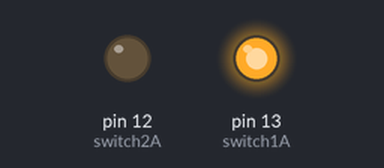
The sketch below on a simulated Arduino Uno, built with avr-gcc and run on an emulated ATmega328P. Shown: output pins drawn as LEDs (lit = HIGH).

Above: at 0.5 s.
At 2.5 s:
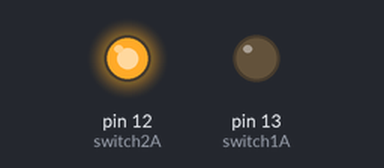
At 3.5 s:
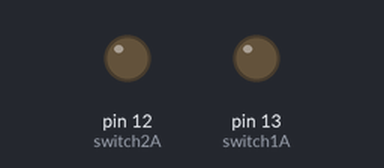
Timing chart, 0 to 5.2 s (numbered marks = the images above):
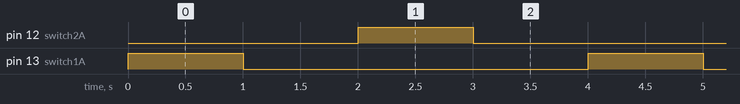

The sketch:

robocar_lesson1_motor.ino
```cpp
  //lesson 1

  //basic switching of motor direction
  //This is a simple piece of code
  //that will control the motors
  //this for the robot car with the arduino nano
  //and uno if connected properly
  // anything behind "//" is a comment!!!
  //which MEANS IT IS NOT CODE!!!

  //you can type whatever you want!!!!
  //so lets begin by giving descriptive names to
  //the pins on the nano that we will be using
//these two switches control only one motor well call it Motor A

//Motor A
int switch1A = 13; //connected on Arduino nano to pin 13
int switch2A = 12; //connected on Arduino nano to pin 12
//int https://www.arduino.cc/en/Reference/Int

//just in case you finished this
//lesson try to use the second motor
//just remove the //

//Motor B
//int switch1B = 8;
//int switch2B = 7;


void setup() {
  // put your setup code here inside the {} curly braces, to run once:
//https://www.arduino.cc/en/Reference/Setup
  //this following piece of codes lets the arduino know
  //in what way you wish to use the pins as,
  //either inputs or outputs
  //either listening for a signal
  //or sending a signal, as a switch "off or on"

  //in this case we are using the pins are
  //switches to control the motor direction
 pinMode(switch1A, OUTPUT);
 pinMode(switch2A, OUTPUT);
 //https://www.arduino.cc/en/Reference/PinMode
//and you are done setting up
}


//this following piece of the code repeats as fast as possible
//this is the main loop or the main program the arduino runs
void loop() {

  // put your main code here, to run repeatedly:
  //https://www.arduino.cc/en/Reference/Loop

//turn one motor in one direction
//https://www.arduino.cc/en/Reference/DigitalWrite

  digitalWrite(switch1A, HIGH); //1 0
  delay(1000);              // wait for a second
//now you should type what direction it goes into
//______

  //https://www.arduino.cc/en/Reference/Delay
  //Quick note on delay it stops completely the arduino
  //that means the arduino will not continue from the code until the
  //delay time period is over so if I said delay(100000);
  //the arduino would not do anyhting for a long long time

  digitalWrite(switch1A, LOW); // 0 0
  delay(1000);              // wait for a second

//now you should type what direction it goes into
//______

//now turn the opposite direction
  digitalWrite(switch2A, HIGH); //0 1
  delay(1000);              // wait for a second
  digitalWrite(switch2A, LOW); //0 0
  delay(1000);              // wait for a second
//type what direction it goes into
//______
//Basically with 2 switches you have 4 possible scenarios
//1 0 one rotation
//0 1 opposite rotation
//1 1 stop
//0 0 stop


//end code!
}
```

Measured:
- by itself, pin 12 (switch2A), pin 13 (switch1A): alternates HIGH for 1.0 s and LOW for 3.0 s
- by itself, everything shown: repeats every 4.0 s, in 4 steps
